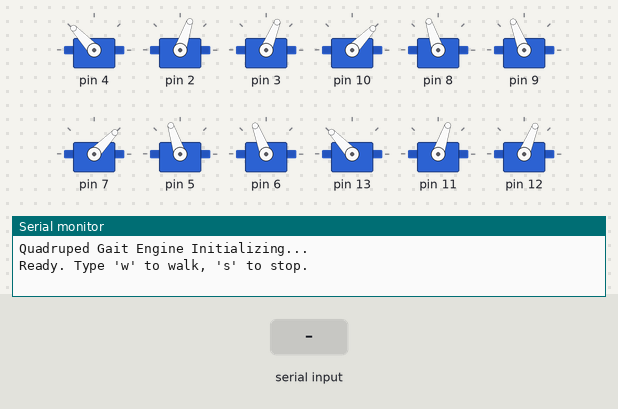
Simulated run of this sketch. Board: Arduino Uno, built with avr-gcc and run on an emulated ATmega328P. Shown: 12 × servo, the last lines printed to the serial monitor. The inputs (shaded band) are chosen by the test bench.

Above: at 1.2 s.
1.3 s: "w" received over Serial
At 2.4 s:
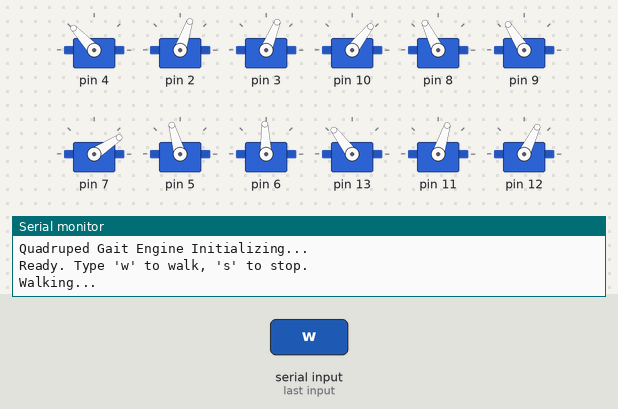
4.3 s: "s" received over Serial
At 5.4 s:
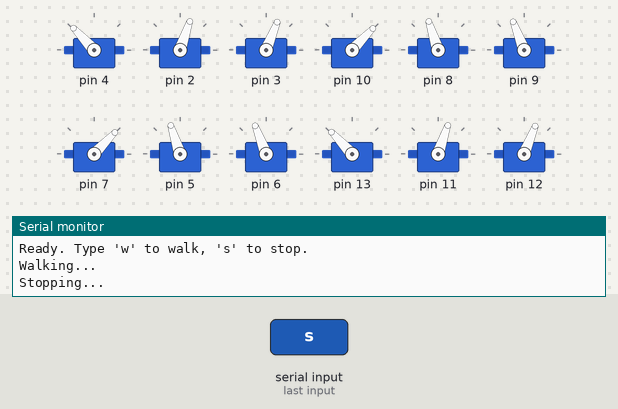
5.9 s: "w" received over Serial
At 6.39 s:
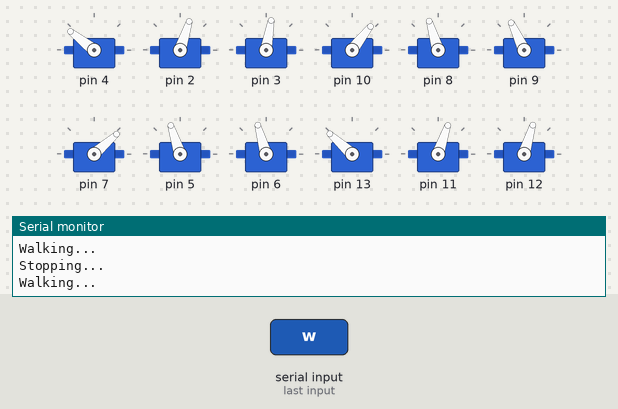
17.9 s: "1" received over Serial
Timing chart, 0 to 36.5 s (numbered marks = the images above; inputs shaded):
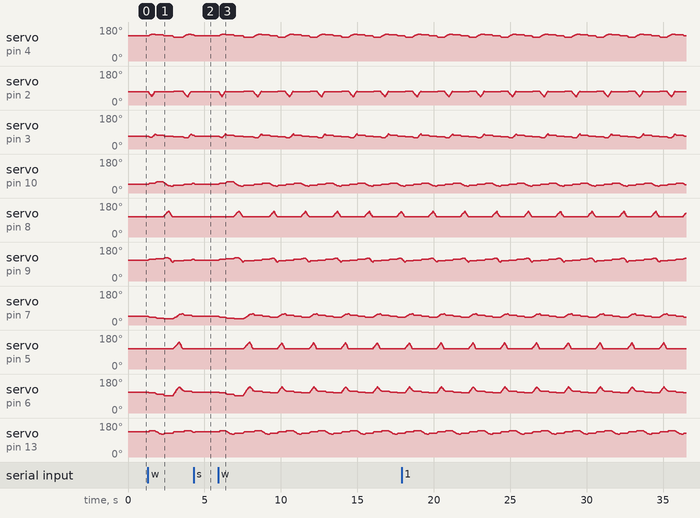

Measured:
- after the input at 4.3 s, servo on pin 2: stops changing and stays 71°; servo on pin 7: stops changing and stays 46°; servo on pin 5: stops changing and stays 108°; servo on pin 6: stops changing and stays 111°

The sketch:

1motion.ino
```cpp
#include <Arduino.h>
#include <FlexiTimer2.h>
#include <Servo.h>
#include <math.h> // Ensure math.h is included for nan, sqrt, etc.

// ==========================================
// Leg.h Content
// ==========================================

struct Point {
  float x, y, z;
};

struct LegAngles {
  float coxa, femur, tibia;
};

class Leg {
public:
  // Constructor
  Leg(int coxa_pin, int femur_pin, int tibia_pin, float mounting_x,
      float mounting_y, int leg_index);

  void init();
  void setTarget(Point target_global); // Set target in Global Coordinates
  void update(float dt_s);             // Update motion (interpolation)
  bool atTarget();

  // Getters
  Point getCurrentPos() const { return current_pos; }
  Point getTargetPos() const { return target_pos; }
  Point getMountingPos() const { return {_mounting_x, _mounting_y, 0}; }
  Point getLocalNeutralPos() const { return _neutral_local; }

  // Direct position control (mostly for debugging)
  void moveToLocal(Point local_pos);

private:
  Servo coxa_servo;
  Servo femur_servo;
  Servo tibia_servo;

  int _coxa_pin, _femur_pin, _tibia_pin;
  float _mounting_x, _mounting_y;
  int _leg_index;
  Point _neutral_local; // Stored specific neutral for this leg

  // Current and Target positions in GLOBAL coordinates
  Point current_pos;
  Point target_pos;

  // Internal helper methods
  LegAngles inverseKinematics(Point local_pos);
  LegAngles convertToServoAngles(LegAngles kinematic_angles);

  // Robot Geometry Constants
  static constexpr float COXA_LEN = 27.5;
  static constexpr float FEMUR_LEN = 55.0;
  static constexpr float TIBIA_LEN = 77.5;
  static constexpr float MOVE_SPEED = 150.0; // mm/s - Increased for swing
};

// ==========================================
// GaitEngine.h Content
// ==========================================

class GaitEngine {
public:
  GaitEngine();
  void init();
  void update(); // Called at 50Hz

  // Command Interface
  void commandMoveForward();
  void commandStop();

private:
  Leg *legs[4]; // FR, FL, BR, BL

  // State Machine
  enum GaitState { STOPPED, MOVING_BODY, LIFT_FR, LIFT_BL, LIFT_FL, LIFT_BR };
  GaitState currentState;

  // Gait Parameters
  static constexpr float STRIDE_LENGTH = 40.0; // mm (L)
  static constexpr float LIFT_HEIGHT = 30.0;   // mm

  // Timing
  static constexpr float PHASE_DURATION = 0.5; // seconds per phase (Swing time)

  unsigned long stateStartTime;

  bool runPhase(int swing_leg_index);
};

// ==========================================
// Leg.cpp Content
// ==========================================

Leg::Leg(int coxa_pin, int femur_pin, int tibia_pin, float mounting_x,
         float mounting_y, int leg_index) {
  _coxa_pin = coxa_pin;
  _femur_pin = femur_pin;
  _tibia_pin = tibia_pin;
  _mounting_x = mounting_x;
  _mounting_y = mounting_y;
  _leg_index = leg_index;

  // Define Local Neutral Poses based on Index
  // 0=FR, 1=FL, 2=BR, 3=BL
  // Derived from .bak files: X= +/- 55.0, Y= +/- 52.0, Z= -60.0
  if (_leg_index == 0) { // FR
    _neutral_local = {55.0, 52.0, -60.0};
  } else if (_leg_index == 1) { // FL
    _neutral_local = {-55.0, 52.0, -60.0};
  } else if (_leg_index == 2) { // BR
    _neutral_local = {55.0, -52.0, -60.0};
  } else if (_leg_index == 3) { // BL
    _neutral_local = {-55.0, -52.0, -60.0};
  }

  // Calculate Global Neutral
  current_pos.x = _mounting_x + _neutral_local.x;
  current_pos.y = _mounting_y + _neutral_local.y;
  current_pos.z =
      _mounting_y + _neutral_local.z; // Wait, Z is relative to mount usually.
  // Z logic: "Point localPos = current - mount". So Z is just local Z.
  current_pos.z = -60.0;

  target_pos = current_pos;
}

void Leg::init() {
  coxa_servo.attach(_coxa_pin);
  femur_servo.attach(_femur_pin);
  tibia_servo.attach(_tibia_pin);

  // Move to initial position immediately
  moveToLocal({current_pos.x - _mounting_x, current_pos.y - _mounting_y,
               current_pos.z});
}

void Leg::setTarget(Point target_global) { target_pos = target_global; }

void Leg::update(float dt_s) { // dt_s is time delta in seconds
  // Simple Linear Interpolation

  float diff_x = target_pos.x - current_pos.x;
  float diff_y = target_pos.y - current_pos.y;
  float diff_z = target_pos.z - current_pos.z;

  float dist = sqrt(diff_x * diff_x + diff_y * diff_y + diff_z * diff_z);

  // If close enough, snap to target
  if (dist < 1.0) {
    current_pos = target_pos;
  } else {
    float move_step = MOVE_SPEED * dt_s;
    if (move_step > dist)
      move_step = dist;

    current_pos.x += (diff_x / dist) * move_step;
    current_pos.y += (diff_y / dist) * move_step;
    current_pos.z += (diff_z / dist) * move_step;
  }

  // Convert Global to Local
  Point local_pos;
  local_pos.x = current_pos.x - _mounting_x;
  local_pos.y = current_pos.y - _mounting_y;
  local_pos.z = current_pos.z; // Z is global relative to body plane (0)

  // Move Servos
  moveToLocal(local_pos);
}

bool Leg::atTarget() {
  return (abs(target_pos.x - current_pos.x) < 2.0 &&
          abs(target_pos.y - current_pos.y) < 2.0 &&
          abs(target_pos.z - current_pos.z) < 2.0);
}

void Leg::moveToLocal(Point local_pos) {
  LegAngles angles = inverseKinematics(local_pos);
  if (!isnan(angles.coxa)) {
    LegAngles servo_angles = convertToServoAngles(angles);
    coxa_servo.write(servo_angles.coxa);
    femur_servo.write(servo_angles.femur);
    tibia_servo.write(servo_angles.tibia);
  }
}

LegAngles Leg::inverseKinematics(Point localPos) {
  LegAngles angles = {0, 0, 0};
  float l1 = COXA_LEN, l2 = FEMUR_LEN, l3 = TIBIA_LEN;

  // IK Logic
  angles.coxa = degrees(atan2(localPos.y, localPos.x));

  float d = sqrt(pow(localPos.x, 2) + pow(localPos.y, 2));
  float D = sqrt(pow(d - l1, 2) + pow(localPos.z, 2));

  if (D > (l2 + l3))
    return {NAN, NAN, NAN};

  float alpha1 = acos((pow(l2, 2) + pow(l3, 2) - pow(D, 2)) / (2 * l2 * l3));
  float beta = acos((pow(l2, 2) + pow(D, 2) - pow(l3, 2)) / (2 * l2 * D));
  float alpha2 = atan2(localPos.z, d - l1);

  angles.tibia = 180.0 - degrees(alpha1);
  angles.femur = degrees(alpha2 + beta);

  return angles;
}

LegAngles Leg::convertToServoAngles(LegAngles kinematicAngles) {
  LegAngles servoAngles;

  // Servo Mapping based on Leg Index (FR=0, FL=1, BR=2, BL=3)
  if (_leg_index == 0) { // FR
    servoAngles.coxa = kinematicAngles.coxa + 90.0;
    servoAngles.femur = 90.0 - kinematicAngles.femur;
    servoAngles.tibia = 180.0 - kinematicAngles.tibia;
  } else if (_leg_index == 1) { // FL
    servoAngles.coxa = abs(kinematicAngles.coxa) - 90.0;
    servoAngles.femur = 90.0 + kinematicAngles.femur;
    servoAngles.tibia = kinematicAngles.tibia;
  } else if (_leg_index == 2) { // BR
    servoAngles.coxa = 90.0 - abs(kinematicAngles.coxa);
    servoAngles.femur = 90.0 + kinematicAngles.femur;
    servoAngles.tibia = kinematicAngles.tibia;
  } else if (_leg_index == 3) { // BL
    servoAngles.coxa = 90.0 + (180.0 - abs(kinematicAngles.coxa));
    servoAngles.femur = 90.0 - kinematicAngles.femur;
    servoAngles.tibia = 180.0 - kinematicAngles.tibia;
  }

  return servoAngles;
}

// ==========================================
// GaitEngine.cpp Content
// ==========================================

GaitEngine::GaitEngine() {
  // Initialize Legs with specific pins and mounting positions
  // FR: {4, 2, 3}, Pos {35.5, 35.25}
  legs[0] = new Leg(4, 2, 3, 35.5, 35.25, 0);

  // FL: {10, 8, 9}, Pos {-35.5, 35.25}
  legs[1] = new Leg(10, 8, 9, -35.5, 35.25, 1);

  // BR: {7, 5, 6}, Pos {35.5, -35.25}
  legs[2] = new Leg(7, 5, 6, 35.5, -35.25, 2);

  // BL: {13, 11, 12}, Pos {-35.5, -35.25}
  legs[3] = new Leg(13, 11, 12, -35.5, -35.25, 3);

  currentState = STOPPED;
}

void GaitEngine::init() {
  for (int i = 0; i < 4; i++) {
    legs[i]->init();
  }
}

void GaitEngine::commandMoveForward() {
  if (currentState == STOPPED) {
    currentState = LIFT_FR;
    stateStartTime = millis();

    // Preset Legs to "Start of Cycle" position for smoothness?
    // Ideally, we start from neutral.
    // If we start from Neutral:
    // FR Swing -> Neutral + L/2.
    // Others Stance -> Neutral - L/4.
    // This is a fine start.
  }
}

void GaitEngine::commandStop() {
  currentState = STOPPED;
  // Reset all to Neutral
  for (int i = 0; i < 4; i++) {
    Point neu = legs[i]->getLocalNeutralPos();
    Point mount = legs[i]->getMountingPos();
    Point goal = {mount.x + neu.x, mount.y + neu.y, mount.z + neu.z};
    legs[i]->setTarget(goal);
  }
}

void GaitEngine::update() {
  // Time Delta
  static unsigned long lastUpdate = 0;
  unsigned long now = millis();
  float dt = (now - lastUpdate) / 1000.0;
  if (dt > 0.1)
    dt = 0.02; // Safety cap
  lastUpdate = now;

  // Run Leg Updates
  for (int i = 0; i < 4; i++) {
    legs[i]->update(dt);
  }

  // State Machine
  switch (currentState) {
  case STOPPED:
    break;

  case LIFT_FR:
    if (runPhase(0))
      currentState = LIFT_BL; // Next Leg in sequence
    break;

  case LIFT_BL:
    if (runPhase(3))
      currentState = LIFT_FL;
    break;

  case LIFT_FL:
    if (runPhase(1))
      currentState = LIFT_BR;
    break;

  case LIFT_BR:
    if (runPhase(2))
      currentState = LIFT_FR; // Loop
    break;

  case MOVING_BODY: // Legacy
    break;
  }
}

// Executes one phase where 'swing_leg_index' moves forward (Swing)
// and all other legs move backward (Stance).
// Returns true when phase is complete.
bool GaitEngine::runPhase(int swing_leg_index) {

  Leg *swingLeg = legs[swing_leg_index];

  // 1. Calculate Targets

  // -- Swing Leg Target --
  // Goal: Neutral Y + (L/2). X = Neutral X.

  Point neu = swingLeg->getLocalNeutralPos();
  Point mount = swingLeg->getMountingPos();

  // Convert Local Neutral to Global
  Point swingTargetGlobal;
  swingTargetGlobal.x = mount.x + neu.x;
  swingTargetGlobal.y = mount.y + neu.y + (STRIDE_LENGTH / 2.0);
  swingTargetGlobal.z = mount.z + neu.z; // Ground level Z (-60)

  // Lift Logic: If far from target Y, Lift Z.
  // Simple "Bang-Bang" lift
  Point currentPos = swingLeg->getCurrentPos();
  float distToTarget = sqrt(pow(currentPos.x - swingTargetGlobal.x, 2) +
                            pow(currentPos.y - swingTargetGlobal.y, 2));

  Point actualTarget = swingTargetGlobal;
  if (distToTarget > 5.0) {
    // Mid-Air point
    actualTarget.z += LIFT_HEIGHT;
  } else {
    // Descend
    actualTarget.z = swingTargetGlobal.z;
  }

  swingLeg->setTarget(actualTarget);

  // -- Stance Legs Targets --
  // All other legs move backward by L/4 relative to BODY (so Leg Y decreases?
  // No) If Body moves Forward (+Y), Leg must move Backward (-Y) relative to
  // Body. Wait, if robot is facing +Y, legs push -Y. Yes. "Move Y backward by
  // L/4".

  // Since we want controlled speed, we don't just set the target to "End
  // Point". We incrementally move the target so the leg follows a smooth path.
  // Speed = (L/4) / PhaseDuration?
  // Or just set target to (Current - L/4) and let Leg::update handle speed?
  // If Leg::update uses MOVE_SPEED (150mm/s), that's fast.
  // L/4 = 10mm.
  // If we set target to -10mm, leg arrives in 0.06s.
  // But swing takes longer.
  // We want Stance legs to move *during* the swing.
  // So we should check if Swing is Done.

  // Simple Logic:
  // Set Stance Targets to "Current - delta" ONLY if they are "idle"?
  // No, we need continuous motion.

  // Let's use the "Target Endpoint" approach.
  // For the active phase, the stance target is "Start of Phase - L/4".
  // Note: This requires knowing "Start of Phase" position.
  // But "Current Target" is effectively where we want to satisfy.

  // Let's just set the Stance Targets to (Neutral - Something)??
  // No, Stance is relative.

  // Correct approach for simple state machine:
  // IF starting the phase (one-shot):
  //   Set Swing Final Target.
  //   Set Stance Final Targets = Current_Target - (L/4).
  // THEN:
  //   Wait for Swing Leg to reach Final Target.
  //   (Stance legs will arrive early if they are faster, and wait. That's
  //   acceptable for now).

  static int last_swing_index = -1;
  static unsigned long phase_start_time = 0;

  if (last_swing_index != swing_leg_index) {
    // INIT PHASE
    last_swing_index = swing_leg_index;
    phase_start_time = millis();

    // Set Stance Targets
    for (int i = 0; i < 4; i++) {
      if (i == swing_leg_index)
        continue;

      Point t =
          legs[i]->getTargetPos(); // Use current target to avoid drift from lag
      t.y -= (STRIDE_LENGTH / 4.0); // Move Back 10mm
      legs[i]->setTarget(t);
    }
  }

  // Check if Swing Leg is Done (At Ground Target)
  if (swingLeg->atTarget()) {
    // Ensure we are at the "Down" position, not just "Lift" mid-point.
    // Check if current target Z is close to the ground Z (swingTargetGlobal.z)
    if (abs(swingLeg->getTargetPos().z - swingTargetGlobal.z) < 1.0) {
      last_swing_index = -1; // Reset for next call
      return true;
    }
  }

  return false;
}

// ==========================================
// Main Arduino Sketch
// ==========================================

GaitEngine gaitEngine;

void update_gait_isr() { gaitEngine.update(); }

void setup() {
  Serial.begin(9600);
  Serial.println("Quadruped Gait Engine Initializing...");

  gaitEngine.init();

  // Set up timer interrupt for 50Hz (20ms)
  FlexiTimer2::set(20, update_gait_isr);
  FlexiTimer2::start();

  Serial.println("Ready. Type 'w' to walk, 's' to stop.");
}

void loop() {
  if (Serial.available()) {
    char cmd = Serial.read();
    if (cmd == 'w') {
      Serial.println("Walking...");
      gaitEngine.commandMoveForward();
    } else if (cmd == 's') {
      Serial.println("Stopping...");
      gaitEngine.commandStop();
    }
  }
}
```
